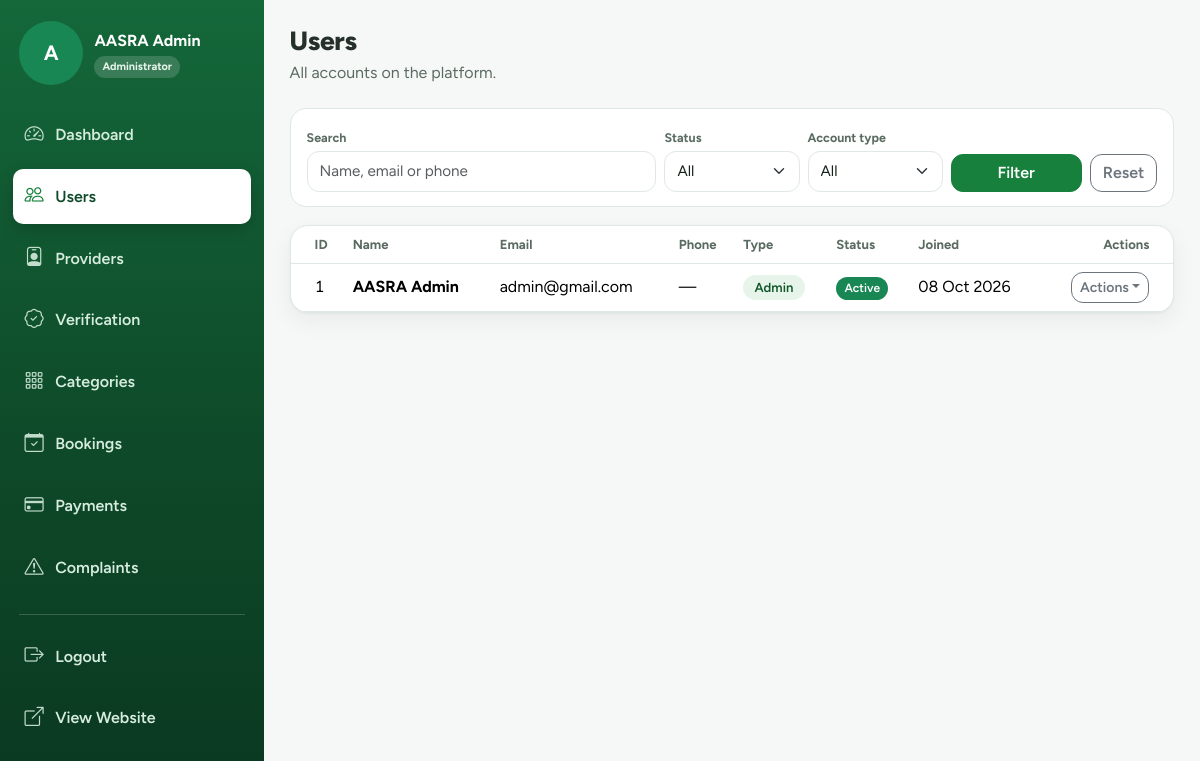
Page /admin/users (signed in) on the committed database.
### tables this page shows
CREATE TABLE users(
  id INT UNSIGNED AUTO_INCREMENT PRIMARY KEY,
  name VARCHAR(120) NOT NULL,
  email VARCHAR(190) NOT NULL UNIQUE,
  password VARCHAR(255) NOT NULL,
  phone VARCHAR(30) NULL,
  address VARCHAR(255) NULL,
  accessibility_category ENUM('disability','age_50_plus','none') NULL DEFAULT NULL,
  role ENUM('user','provider','admin') NOT NULL DEFAULT 'user',
  status ENUM('Active','Inactive') NOT NULL DEFAULT 'Active',
  created_at TIMESTAMP DEFAULT CURRENT_TIMESTAMP,
  INDEX(role,status)
);

### includes/db.php (called while the page is built, shortened)
<?php
function db_link(bool $close = false): ?mysqli
{
    static $link = null;
    if ($close) {
        $link = null;
        return null;
    }
    if ($link instanceof mysqli) return $link;
    $c = AASRA_DB_CONFIG;
    try {
        $link = mysqli_connect($c['host'], $c['user'], $c['pass'], $c['name'], (int)($c['port'] ?? 3306), $c['socket'] ?? null);
        mysqli_set_charset($link, 'utf8mb4');
    } catch (mysqli_sql_exception $e) {
        $link = null;
        error_log('AASRA DB connection failed: ' . $e->getMessage());
        while (ob_get_level()) ob_end_clean();
        http_response_code(500);
        show_error_page(500);
        exit;
    }
    return $link;
}
function db(): mysqli
{
    return db_link(false);
}
function db_bind_types(array $args): string
{
    $t = '';
    foreach ($args as $a) $t .= is_int($a) || is_bool($a) ? 'i' : (is_float($a) ? 'd' : 's');
    return $t;
}
function q(string $sql, array $args = []): mysqli_stmt
{
    $st = mysqli_prepare(db(), $sql);
    if ($args) {
        $args = array_map(fn($a) => is_bool($a) ? (int)$a : $a, array_values($args));
        mysqli_stmt_bind_param($st, db_bind_types($args), ...$args);
    }
    mysqli_stmt_execute($st);
    return $st;
}
function rows(string $sql, array $args = []): array
{
    $st = q($sql, $args);
    $res = mysqli_stmt_get_result($st);
    $out = $res ? mysqli_fetch_all($res, MYSQLI_ASSOC) : [];
    return $out;
}

### pages/admin/users.php (the view, shortened to what this page needs)
<?php
require_once APP_ROOT . '/includes/admin_helpers.php';
$f = ['q' => get('q'), 'status' => get('status'), 'type' => get('type')];
$w = '1=1';
$a = [];
$list = rows("SELECT * FROM users WHERE $w ORDER BY created_at DESC, id DESC", $a);
layout('admin', ['title' => 'Users', 'active' => 'users']);
page_head('Users', 'All accounts on the platform.');
?>
<form class="filter-bar">
  <div class="row g-2 align-items-end">
    <div class="col-md-5"><label for="q">Search</label><input id="q" name="q" class="form-control" placeholder="Name, email or phone" value="<?= e($f['q']) ?>"></div>
    <div class="col-6 col-md-2"><label for="status">Status</label><select id="status" name="status" class="form-select">
        <option value="">All</option><?php foreach (['Active', 'Inactive'] as $x): ?><option <?= $f['status'] === $x ? 'selected' : '' ?>><?= $x ?></option><?php endforeach; ?>
      </select></div>
    <div class="col-6 col-md-2"><label for="type">Account type</label><select id="type" name="type" class="form-select">
        <option value="">All</option><?php foreach (['user' => 'User', 'provider' => 'Provider', 'admin' => 'Admin'] as $k => $x): ?><option value="<?= $k ?>" <?= $f['type'] === $k ? 'selected' : '' ?>><?= $x ?></option><?php endforeach; ?>
      </select></div>
    <div class="col-md-3 d-flex gap-2"><button class="btn btn-success flex-grow-1">Filter</button><?= filter_reset('admin/users') ?></div>
  </div>
</form>
<div class="card-soft flush">
  <div class="table-responsive">
    <table class="table mb-0">
      <thead>
        <tr>
          <th class="ps-4">ID</th>
          <th>Name</th>
          <th>Email</th>
          <th>Phone</th>
          <th>Type</th>
          <th>Status</th>
          <th>Joined</th>
          <th class="pe-4 text-end">Actions</th>
        </tr>
      </thead>
      <tbody>
        <?php foreach ($list as $x): $k = 'user_status:' . $x['id'];
          $locked = $x['role'] === 'admin'; ?><tr data-row>
            <td class="ps-4 id-cell"><?= (int)$x['id'] ?></td>
            <td><b><?= e($x['name']) ?></b></td>
            <td><?= e($x['email']) ?></td>
            <td><?= e($x['phone'] ?: '—') ?></td>
            <td><span class="tag"><?= e(ucfirst($x['role'])) ?></span></td>
            <td><?= live_badge($k, $x['status']) ?></td>
            <td class="text-nowrap"><?= e(fmt_date($x['created_at'])) ?></td>
            <td class="pe-4 text-end"><?php actions_open();
                                      actions_close(); ?></td>
          </tr><?php endforeach; ?></tbody>
    </table>
  </div>
</div>

### index.php (shortened to what this page needs)
<?php
$path = request_path();
$routes = require APP_ROOT . '/includes/routes.php';
foreach ($routes as $pattern => $target) {
    if (!preg_match('#^' . $pattern . '$#', $path, $m)) continue;
    $file = is_array($target) ? $target[0] : $target;
    $abs = APP_ROOT . '/pages/' . $file . '.php';
    (function () use ($abs) {
        include $abs;
    })();
    exit;
}

### includes/functions.php (shortened to what this page needs)
<?php
function e($v): string
{
    return htmlspecialchars((string)$v, ENT_QUOTES, 'UTF-8');
}
function url(string $path = ''): string
{
    return BASE_URL . '/' . ltrim($path, '/');
}
function asset(string $path): string
{
    $f = APP_ROOT . '/assets/' . $path;
    return url('assets/' . $path) . (is_file($f) ? '?v=' . filemtime($f) : '');
}
function fmt_date($d, string $f = 'd M Y'): string
{
    return $d ? date($f, strtotime((string)$d)) : '—';
}
function badge(?string $status): string
{
    $map = [
        'Approved' => 'success',
        'Active' => 'success',
        'Completed' => 'success',
        'Confirmed' => 'success',
        'Resolved' => 'success',
        'Paid' => 'success',
        'Accepted' => 'primary',
        'Pending' => 'warning',
        'Under Review' => 'info',
        'In Progress' => 'info',
        'Rejected' => 'danger',
        'Failed' => 'danger',
        'Inactive' => 'secondary',
        'Cancelled' => 'secondary',
        'Not Submitted' => 'secondary'
    ];
    $status = (string)$status;
    return '<span class="badge text-bg-' . ($map[$status] ?? 'secondary') . '">' . e($status) . '</span>';
}
function initials(string $n): string
{
    return strtoupper(mb_substr(trim($n) ?: '?', 0, 1));
}
function avatar(array $p, string $cls = ''): string
{
    return '<span class="avatar ' . e($cls) . '">' . e(initials($p['name'])) . '</span>';
}
?>
<?php
function layout(string $name, array $o = []): void
{
    extract($o);
    include APP_ROOT . "/includes/layouts/$name.top.php";
}

### includes/admin_helpers.php (shortened to what this page needs)
<?php
function actions_open(string $label = 'Actions'): void
{
    echo '<div class="dropdown"><button class="btn btn-sm btn-outline-secondary dropdown-toggle" type="button" data-bs-toggle="dropdown" aria-expanded="false">' . e($label) . '</button><ul class="dropdown-menu dropdown-menu-end shadow-sm">';
}
function actions_close(): void
{
    echo '</ul></div>';
}
function live_badge(string $key, string $status): string
{
    return '<span data-live-key="' . e($key) . '">' . badge($status) . '</span>';
}
function page_head(string $title, string $sub = '', string $right = ''): void
{
    echo '<div class="page-head"><div><h1>' . e($title) . '</h1>' . ($sub ? '<p>' . e($sub) . '</p>' : '') . '</div>' . $right . '</div>';
}
function filter_reset(string $path): string
{
    return '<a class="btn btn-outline-secondary" href="' . e(url($path)) . '">Reset</a>';
}

### assets/css/app.css (style rules this page uses)
body { margin: 0; padding: 0; font-size: 1.0625rem; line-height: 1.6; background: var(--bg); color: var(--ink); }
h1, h2, h3, h4, h5, .h1, .h2, .h3, .h4, .h5 { font-weight: 800; letter-spacing: -0.015em; line-height: 1.2; }
a { text-underline-offset: 3px; }
.btn { border-radius: 12px; font-weight: 600; }
.btn-success { --bs-btn-bg: var(--brand); --bs-btn-border-color: var(--brand); --bs-btn-hover-bg: var(--brand-600); --bs-btn-hover-border-color: var(--brand-600); --bs-btn-active-bg: var(--brand-700); --bs-btn-active-border-color: var(--brand-700); --bs-btn-disabled-bg: var(--brand); --bs-btn-disabled-border-color: var(--brand); --bs-btn-color: #fff; --bs-btn-hover-color: #fff; }
.form-control, .form-select { border-radius: 12px; background-color: var(--surface); border-color: var(--line); padding: 0.6rem 0.85rem; }
.badge { font-weight: 600; padding: 0.45em 0.7em; border-radius: 999px; }
.table { --bs-table-bg: transparent; vertical-align: middle; }
.table > thead th { font-size: 0.82rem; font-weight: 700; color: var(--muted); white-space: nowrap; border-bottom-color: var(--line); }
.card-soft { background: var(--surface); border: 1px solid var(--line); border-radius: 18px; box-shadow: var(--shadow); padding: 1.4rem; }
.card-soft.flush { padding: 0; overflow: hidden; }
.tag { display: inline-block; background: var(--brand-soft); color: var(--brand-ink); border-radius: 999px; padding: 0.15rem 0.7rem; font-size: 0.82rem; font-weight: 600; }
.avatar { width: 44px; height: 44px; border-radius: 50%; background: var(--brand); color: #fff; display: inline-grid; place-items: center; font-weight: 700; object-fit: cover; flex: none; }
.avatar-sm { width: 36px; height: 36px; font-size: 0.95rem; }
.page-head { display: flex; align-items: flex-start; justify-content: space-between; gap: 1rem; flex-wrap: wrap; margin-bottom: 1.4rem; }
.page-head h1 { font-size: 1.65rem; margin: 0; }
.page-head p { margin: 0.2rem 0 0; color: var(--muted); }
.filter-bar { background: var(--surface); border: 1px solid var(--line); border-radius: 16px; padding: 0.9rem 1rem; margin-bottom: 1.1rem; }
.filter-bar .form-control, .filter-bar .form-select { font-size: 0.95rem; padding: 0.5rem 0.75rem; }
.filter-bar label { font-size: 0.78rem; font-weight: 700; color: var(--muted); margin-bottom: 0.2rem; }
.id-cell { color: var(--muted); font-variant-numeric: tabular-nums; }
.provider-sidebar-profile .avatar-sm { flex: none; }
:root { --header-h: 4.5rem; --ease-out: cubic-bezier(0.22, 0.7, 0.2, 1); }
body { background: #f6f8f7; color: #25302a; font-size: 16px; }
.avatar { width: 64px; height: 64px; border-radius: 50%; background: #198754; color: #fff; display: grid; place-items: center; font-weight: 700; font-size: 1.3rem; }
.table { vertical-align: middle; }
:root { --hp-forest: #123d32; --hp-forest-2: #0b5a46; --hp-emerald: #087f5b; --hp-vibrant: #16a765; --hp-teal: #087e8b; --hp-mint: #ddf5e7; --hp-mint-2: #c9eedb; --hp-cream: #f5f7f2; --hp-ink: #172b25; --hp-amber: #ffc83d; }

### rows in the picture
users: id "1", name "AASRA Admin", email "admin@gmail.com", phone "—", role "Admin", status "Active", created_at "08 Oct 2026"

### other values in the picture
initials($p['name']) "A"
$label "Dashboard"
$label "Users"
$label "Providers"
$label "Verification"
$label "Categories"
$label "Bookings"
$label "Payments"
$label "Complaints"
